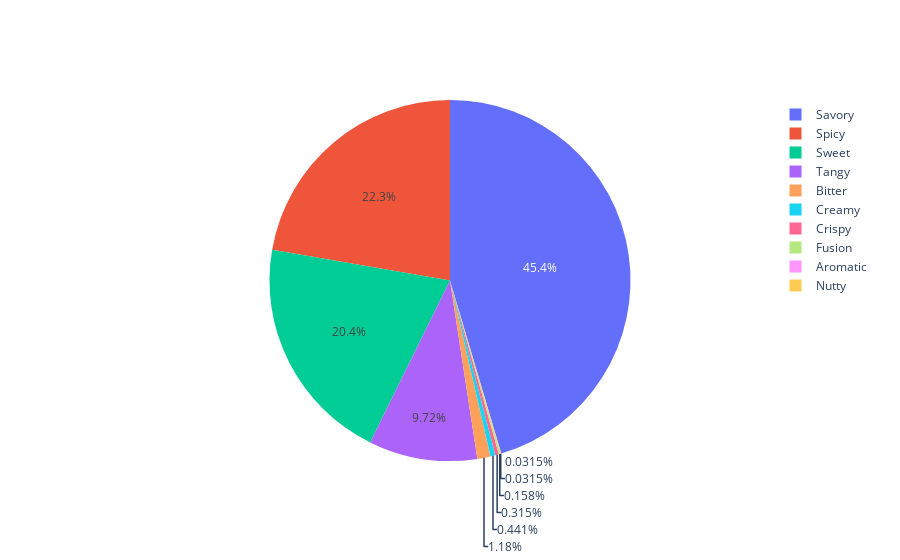

Notebook cell for this chart:
### Code cell
labels = flavoured_profile_index
values = flavoured_profile_count

fig = go.Figure(data=[go.Pie(labels=labels, values=values)])
fig.show()

### Figure 1 — Plotly figure (JSON) as saved in the notebook; plotly's stock layout.template omitted (floating-point values rounded to 4 significant figures)
{"data": [{"labels": ["Savory", "Spicy", "Sweet", "Tangy", "Bitter", "Creamy", "Crispy", "Fusion", "Aromatic", "Nutty"], "type": "pie", "values": [2883, 1414, 1297, 617, 75, 28, 20, 10, 2, 2]}], "layout": {}}
